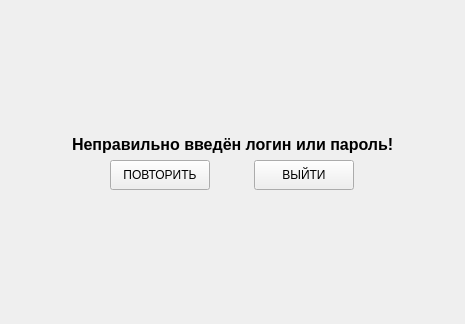
<?xml version="1.0" encoding="UTF-8"?>
<ui version="4.0">
 <class>Form</class>
 <widget class="QWidget" name="Form">
  <property name="geometry">
   <rect>
    <x>0</x>
    <y>0</y>
    <width>465</width>
    <height>324</height>
   </rect>
  </property>
  <property name="windowTitle">
   <string>ERROR</string>
  </property>
  <layout class="QGridLayout" name="gridLayout">
   <item row="0" column="1">
    <spacer name="verticalSpacer">
     <property name="orientation">
      <enum>Qt::Vertical</enum>
     </property>
     <property name="sizeHint" stdset="0">
      <size>
       <width>20</width>
       <height>122</height>
      </size>
     </property>
    </spacer>
   </item>
   <item row="1" column="0">
    <spacer name="horizontalSpacer">
     <property name="orientation">
      <enum>Qt::Horizontal</enum>
     </property>
     <property name="sizeHint" stdset="0">
      <size>
       <width>47</width>
       <height>20</height>
      </size>
     </property>
    </spacer>
   </item>
   <item row="1" column="1">
    <layout class="QVBoxLayout" name="verticalLayout">
     <item>
      <widget class="QLabel" name="label">
       <property name="font">
        <font>
         <pointsize>12</pointsize>
         <weight>75</weight>
         <bold>true</bold>
        </font>
       </property>
       <property name="text">
        <string>Неправильно введён логин или пароль!</string>
       </property>
      </widget>
     </item>
     <item>
      <layout class="QHBoxLayout" name="horizontalLayout">
       <item>
        <widget class="QPushButton" name="retryBtn">
         <property name="minimumSize">
          <size>
           <width>100</width>
           <height>30</height>
          </size>
         </property>
         <property name="maximumSize">
          <size>
           <width>100</width>
           <height>30</height>
          </size>
         </property>
         <property name="text">
          <string>ПОВТОРИТЬ</string>
         </property>
        </widget>
       </item>
       <item>
        <widget class="QPushButton" name="exitBtn">
         <property name="minimumSize">
          <size>
           <width>100</width>
           <height>30</height>
          </size>
         </property>
         <property name="maximumSize">
          <size>
           <width>100</width>
           <height>30</height>
          </size>
         </property>
         <property name="text">
          <string>ВЫЙТИ</string>
         </property>
        </widget>
       </item>
      </layout>
     </item>
    </layout>
   </item>
   <item row="1" column="2">
    <spacer name="horizontalSpacer_2">
     <property name="orientation">
      <enum>Qt::Horizontal</enum>
     </property>
     <property name="sizeHint" stdset="0">
      <size>
       <width>46</width>
       <height>20</height>
      </size>
     </property>
    </spacer>
   </item>
   <item row="2" column="1">
    <spacer name="verticalSpacer_2">
     <property name="orientation">
      <enum>Qt::Vertical</enum>
     </property>
     <property name="sizeHint" stdset="0">
      <size>
       <width>20</width>
       <height>121</height>
      </size>
     </property>
    </spacer>
   </item>
  </layout>
 </widget>
 <resources/>
 <connections/>
</ui>
